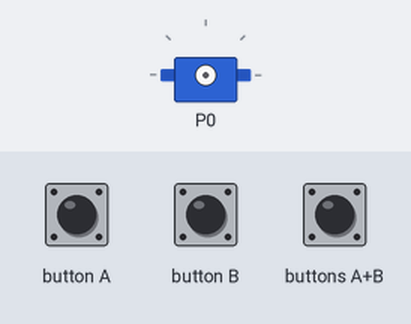
Recording of a program running on a simulated BBC micro:bit (MakeCode). Shown: servo. Inputs (shaded band) come from the test bench.

Above: at 1.2 s.
1.3 s: button A pressed for 0.15 s
2.9 s: button B pressed for 0.15 s
At 3.8 s:
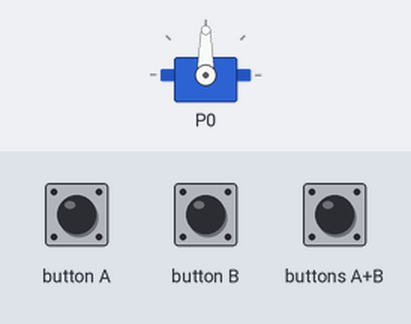
Timing chart, 0 to 5.9 s (numbered marks = the images above; inputs shaded):
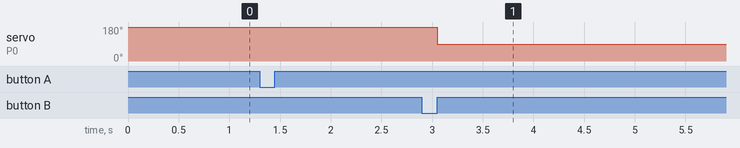

Measured:
- after the input at 2.9 s, servo on P0: 180° → 90° after 0.15 s

The program:

main.ts
```typescript
input.onButtonPressed(Button.A, function () {
    servos.P0.setAngle(180)
})
input.onButtonPressed(Button.AB, function () {
    servos.P0.stop()
})
input.onButtonPressed(Button.B, function () {
    servos.P0.setAngle(90)
})
servos.P0.setRange(0, 180)
basic.forever(function () {

})
```

test.ts
```typescript
// aquí va el archivo "tests"; esto no se compilará cuando este paquete se utilice como una extensión.
```
